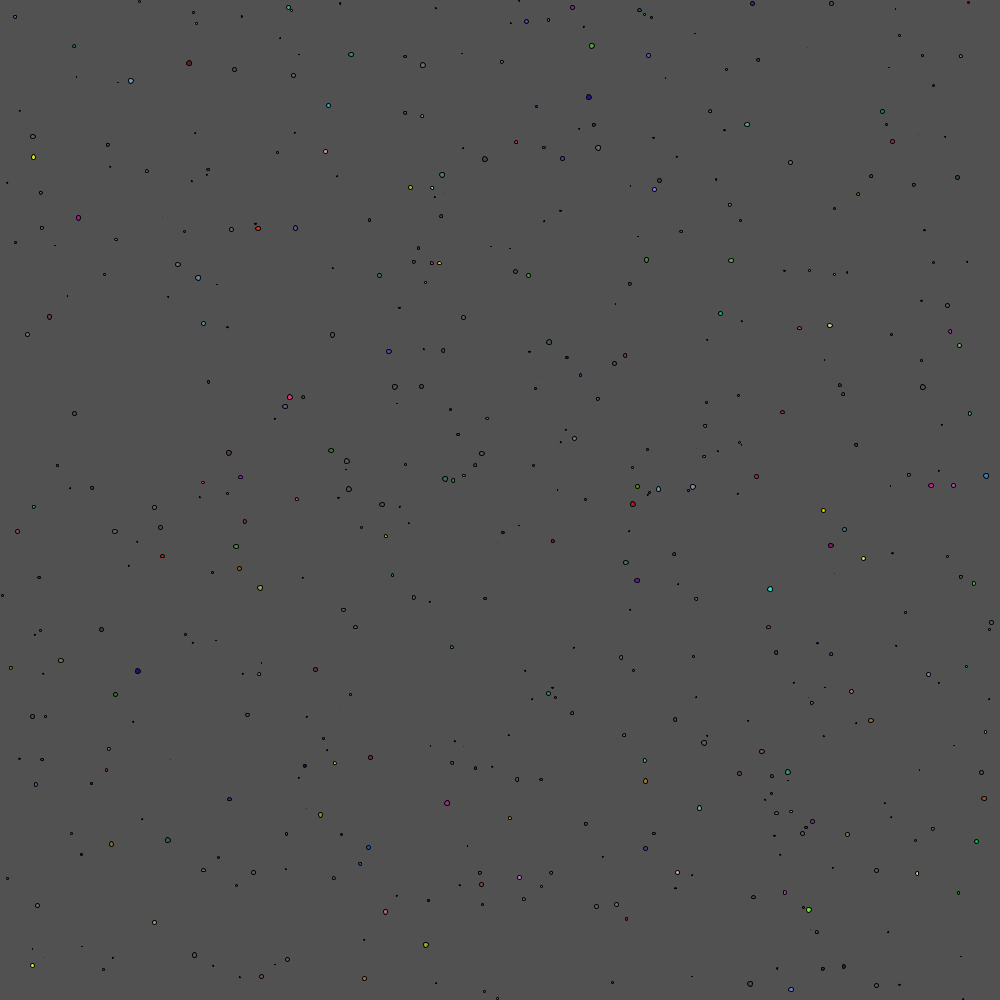
Frame 1 (no input)
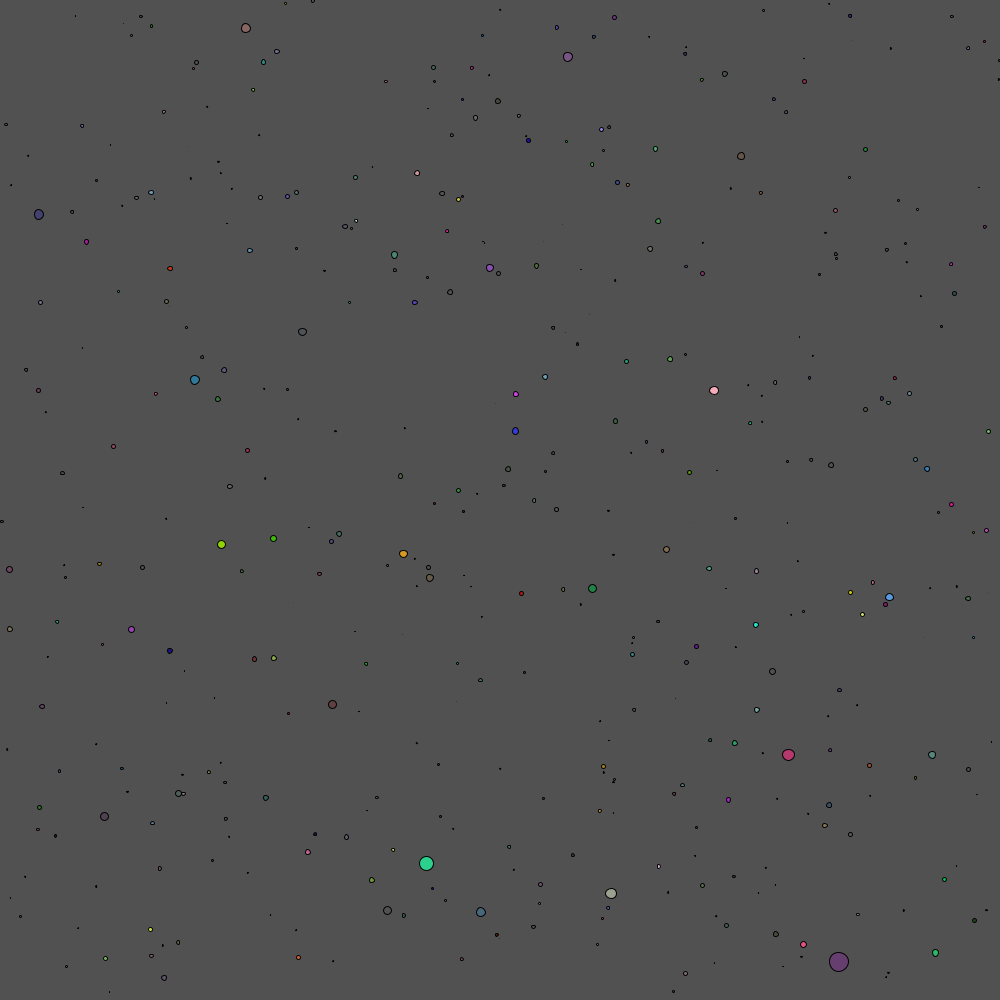
Frame 60 (the mouse pressed at the canvas centre just before this capture)
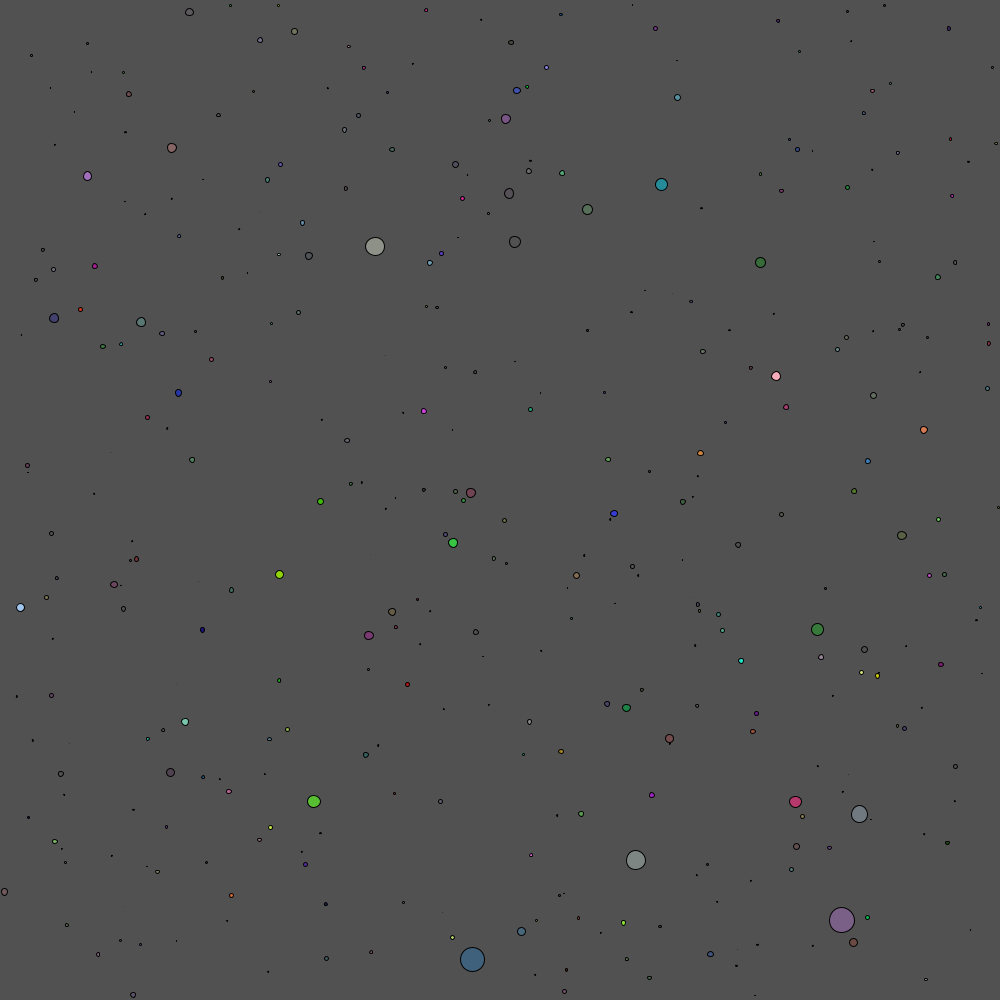
Frame 120 (the mouse held since frame 60 and released just before this capture)

The Processing sketch that drew these frames (run headless with seeded random() and noise(); from frame 60 on, the mouse is pressed at the canvas centre):

// Processing sketch: main
// ── main.pde
ArrayList<Mitosis> mito = new ArrayList<Mitosis>();

void mousePressed() {
  for (int i = 0; i < mito.size(); i++) {
    float dx = mito.get(i).pos.x - mouseX;
    float dy = mito.get(i).pos.y - mouseY;
    float distance = sqrt(dx*dx + dy*dy);
    if (distance < mito.get(i).radius - distance/2) {
      if (mito.get(i).radius/2 > 5) {
        mito.get(i).splitMit();
      }
    }
  }
}

void setup() {
  size(1000, 1000);
  for (int i = 0; i < 500; i++) {
    mito.add(new Mitosis(random(width), random(height), random(5), color((int)random(255), (int)random(255), (int)random(255), (int)random(255))));
  }
}

void draw() {
  frameRate(30);
  background(81);
  if (keyCode == 67) { // Supprime tout les mitosis
    mito.clear();
  }

  if (keyCode == 83) { // Split au maximum tout les mitosis
    for (int i = 0; i < mito.size(); i++) {
      if (mito.get(i).radius/2 > 5) {
        mito.get(i).splitMit();
      }
    }
  }

  for (int i = 0; i < mito.size(); i++) {
    for (int j = 0; j < mito.size(); j++) {
      if (i != j) {
        try{
          float dx = mito.get(i).pos.x - mito.get(j).pos.x;
          float dy = mito.get(i).pos.y - mito.get(j).pos.y;
          float distance = sqrt(dx*dx + dy*dy);
          if (distance <= mito.get(i).radius/2 + mito.get(j).radius/2) {
            mito.add(new Mitosis(mito.get(j).pos.x,mito.get(j).pos.y,mito.get(j).radius + mito.get(i).radius,color((int)random(255), (int)random(255), (int)random(255), (int)random(255))));
            mito.remove(j);
            mito.remove(i);
          }
        }catch(IndexOutOfBoundsException e){
          e.printStackTrace();
          continue;
        }
      }
    }
  }

  for (int i = 0; i < mito.size(); i++) {
    mito.get(i).render();
    mito.get(i).collideEdges();
    mito.get(i).update();
  }
}
// ── Mitosis.pde
public class Mitosis {
  PVector pos;
  PVector vel = new PVector(random(-2, 2), random(-2, 2));
  PVector acc = new PVector(0, 0);
  float radius;
  color c;

  public Mitosis(float x, float y, float radius, color c) {
    this.pos = new PVector(x, y);
    this.radius = radius;
    this.c = c;
  }

  public void update() {
    this.vel.add(this.acc);
    this.pos.add(this.vel);
  }

  public void render() {
    fill(this.c);
    ellipse(this.pos.x, this.pos.y, this.radius, this.radius);
  }

  public void applyForce(PVector force) {
    this.acc.add(force);
  }

  public void collideEdges() {
    if (this.pos.x - this.radius/2 <= 0) {
      vel.x = -vel.x;
      this.pos.x = this.radius/2;
    }
    if (this.pos.x + this.radius/2 >= width) {
      vel.x = -vel.x;
      this.pos.x = width - this.radius/2;
    }
    if (this.pos.y - this.radius/2 <= 0) {
      vel.y = -vel.y;
      this.pos.y = this.radius/2;
    }
    if (this.pos.y + this.radius/2 >= height) {
      vel.y = -vel.y;
      this.pos.y = height - this.radius/2;
    }
  }

  public void delete() {
    mito.remove(this);
  }

  public void splitMit() {
    mito.add(new Mitosis(this.pos.x + this.radius/4, this.pos.y + this.radius/4, this.radius/2, this.c));
    mito.add(new Mitosis(this.pos.x -  this.radius/4, this.pos.y - this.radius/4, this.radius/2, this.c));
    this.delete();
  }
}
